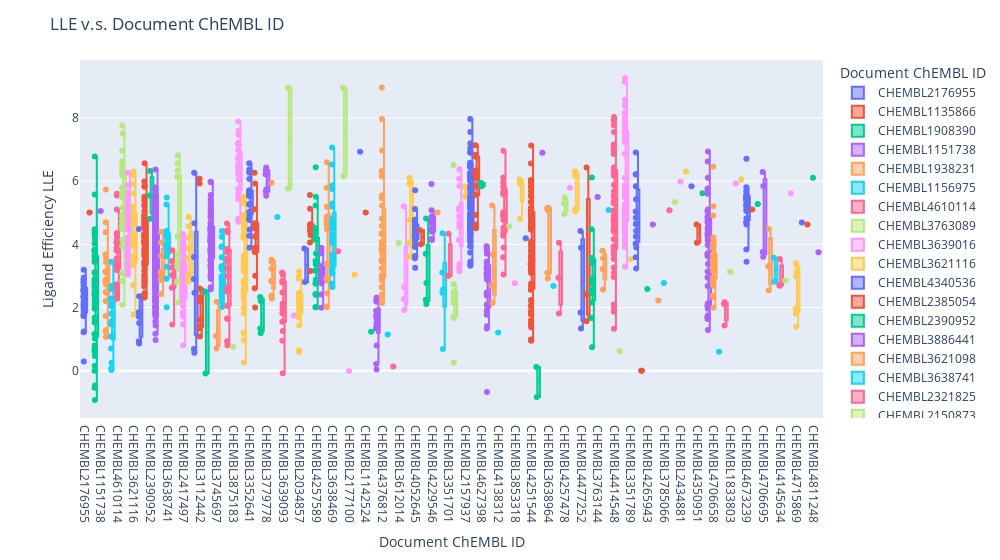

Notebook cell for this chart:
### Markdown cell above
### Plotly.box

### Code cell
fig = px.box(df,
                y='Ligand Efficiency LLE',
                x='Document ChEMBL ID',
                color='Document ChEMBL ID',
                points='all',
                hover_data=['Molecular Weight', 'AlogP', 'pChEMBL Value', df.index]
                )
fig.update_layout(
    title='LLE v.s. Document ChEMBL ID',
    # showlegend=False, # Legendのon/off
    width=1000,
    # height=700
    ) 

fig.show()
